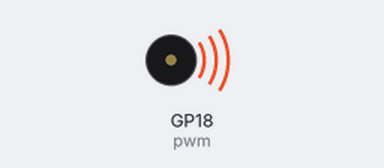
Bench run of a program on a simulated Raspberry Pi Pico running MicroPython. Parts: buzzer (waves = sounding).

Above: at 0.1 s.
Timing chart, 0 to 40.0 s (numbered marks = the images above):
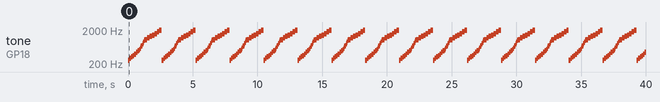

Measured:
- by itself, tone on GP18 (pwm): plays 262 Hz for 0.13 s, 294 Hz for 0.13 s, 330 Hz for 0.13 s, 349 Hz for 0.13 s, 392 Hz for 0.13 s, 440 Hz for 0.13 s … (321 notes in this stretch)

The program:

Pico_Button_Buzzer_Demo_main.py
```python
from machine import Pin, PWM, freq
import time

pwm = PWM(Pin(18))
L_tones = [262, 294, 330, 349, 392, 440, 494 ]
M_tones = [523, 587, 659, 698, 784, 880, 988 ]
H_tones = [1046, 1175, 1318, 1397, 1568, 1760, 1967]

duration = 125

while True:
    for f in range(len(L_tones)):
        pwm.freq(L_tones[f])
        pwm.duty_u16(4000)
        time.sleep_ms(125)

    for f in range(len(M_tones)):
        pwm.freq(M_tones[f])
        pwm.duty_u16(4000)
        time.sleep_ms(62)

    for f in range(len(H_tones)):
        pwm.freq(H_tones[f])
        pwm.duty_u16(4000)
        time.sleep_ms(187)
```
